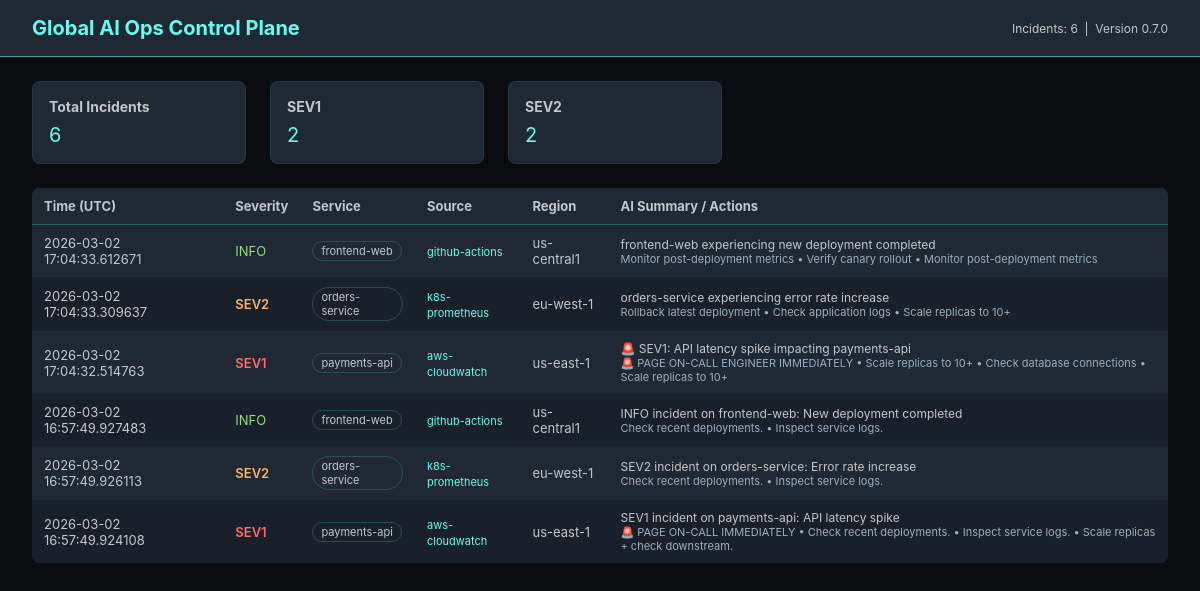
Page /dashboard on the earlier database version.
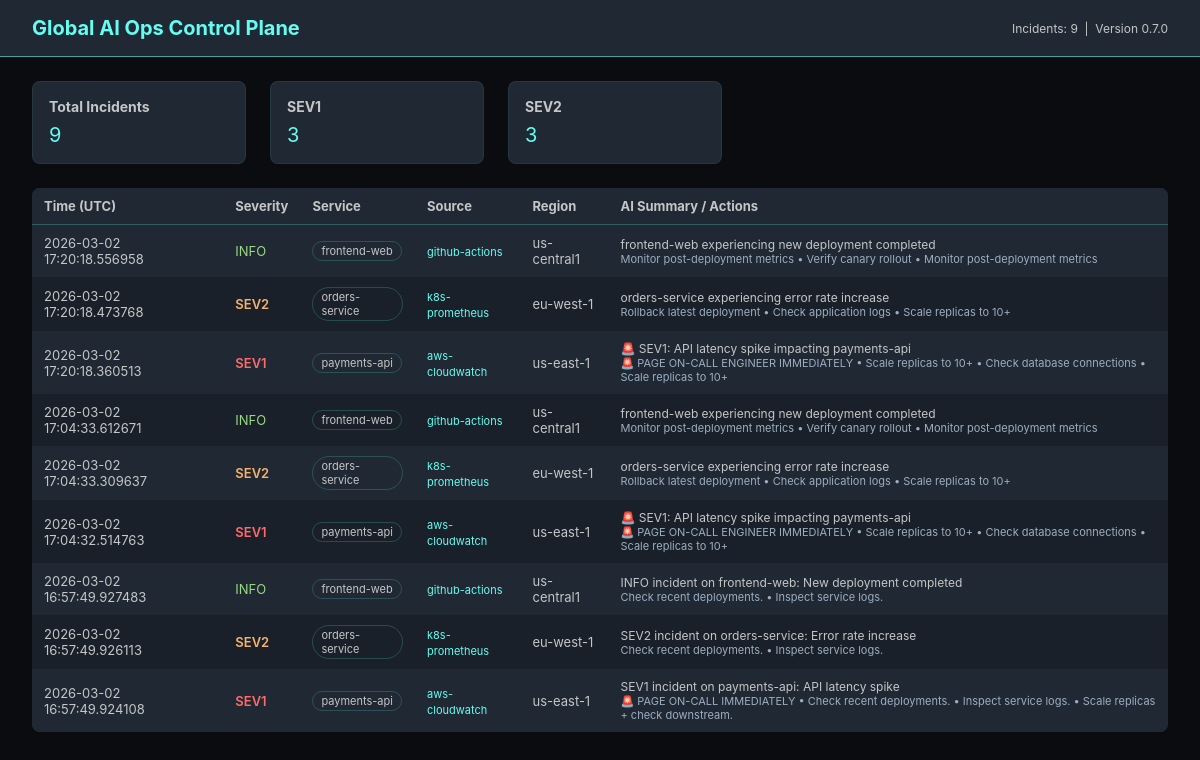
Same page on the later database version.
### tables this page shows
CREATE TABLE incidents (
                id TEXT PRIMARY KEY,
                received_at TEXT,
                source TEXT,
                service TEXT,
                severity TEXT,
                title TEXT,
                details TEXT,
                region TEXT,
                ai_summary TEXT,
                ai_recommended_actions TEXT
            );

### app/main.py (the view)
@app.get("/dashboard", response_class=HTMLResponse)
def dashboard(request: Request):
    incidents = list_incidents()
    stats = get_stats()
    return templates.TemplateResponse(
        "dashboard.html",
        {
            "request": request,
            "incidents": incidents,
            "sev1_count": stats["sev1"],
            "sev2_count": stats["sev2"],
            "total_count": stats["total"],
            "version": app.version,
        },
    )

### app/templates/dashboard.html (shortened to what this page needs)
<!DOCTYPE html>
<html lang="en">
<head>
</head>
<body>
<header>
    <h1>Global AI Ops Control Plane</h1>
    <span>Incidents: {{ incidents|length }} &nbsp;|&nbsp; Version {{ version }}</span>
</header>
<main>
    <section class="summary">
        <div class="summary-card">
            <h2>Total Incidents</h2>
            <p>{{ incidents|length }}</p>
        </div>
        <div class="summary-card">
            <h2>SEV1</h2>
            <p>{{ sev1_count }}</p>
        </div>
        <div class="summary-card">
            <h2>SEV2</h2>
            <p>{{ sev2_count }}</p>
        </div>
    </section>
    <section>
        <table>
            <thead>
                <tr>
                    <th>Time (UTC)</th>
                    <th>Severity</th>
                    <th>Service</th>
                    <th>Source</th>
                    <th>Region</th>
                    <th>AI Summary / Actions</th>
                </tr>
            </thead>
            <tbody>
            {% for inc in incidents %}
                <tr>
                    <td>{{ inc.received_at }}</td>
                    <td>
                        {% set sev = inc.severity.upper() %}
                        {% if sev == "SEV1" %}
                            <span class="sev1">{{ sev }}</span>
                        {% elif sev == "SEV2" %}
                            <span class="sev2">{{ sev }}</span>
                        {% else %}
                            <span class="info">{{ sev }}</span>
                        {% endif %}
                    </td>
                    <td><span class="pill">{{ inc.service }}</span></td>
                    <td><span class="tag">{{ inc.source }}</span></td>
                    <td>{{ inc.region or "-" }}</td>
                    <td>
                        <div class="ai-summary">
                            {{ inc.ai_summary or "AI summary not available" }}
                        </div>
                        {% if inc.ai_recommended_actions %}
                        <div class="ai-actions">
                            {{ inc.ai_recommended_actions | join(" • ") }}
                        </div>
                        {% endif %}
                    </td>
                </tr>
            {% endfor %}
            </tbody>
        </table>
    </section>
</main>
</body>
</html>

### app/templates/dashboard.html (style rules this page uses)
body { background-color: #0b0c10; color: #c5c6c7; font-family: -apple-system, BlinkMacSystemFont, "Segoe UI", sans-serif; margin: 0; padding: 0; }
header { background-color: #1f2833; padding: 16px 32px; display: flex; justify-content: space-between; align-items: center; border-bottom: 1px solid #45a29e; }
header h1 { margin: 0; font-size: 20px; color: #66fcf1; }
header span { font-size: 12px; color: #c5c6c7; }
main { padding: 24px 32px; }
.summary { margin-bottom: 24px; display: flex; gap: 24px; }
.summary-card { background-color: #1f2833; padding: 16px; border-radius: 8px; min-width: 180px; border: 1px solid #45a29e22; }
.summary-card h2 { margin: 0 0 8px 0; font-size: 14px; color: #c5c6c7; }
.summary-card p { margin: 0; font-size: 20px; color: #66fcf1; }
table { width: 100%; border-collapse: collapse; background-color: #1f2833; border-radius: 8px; overflow: hidden; }
thead { background-color: #171b22; }
th, td { padding: 10px 12px; font-size: 13px; }
th { text-align: left; color: #c5c6c7; border-bottom: 1px solid #45a29e44; }
tr:nth-child(even) { background-color: #1a2029; }
tr:nth-child(odd) { background-color: #1f2833; }
.sev1 { color: #ff6b6b; font-weight: 600; }
.sev2 { color: #f6b26b; font-weight: 600; }
.sev3, .info { color: #9ad983; }
.pill { border-radius: 999px; padding: 2px 8px; font-size: 11px; border: 1px solid #45a29e55; display: inline-block; }
.ai-summary { font-size: 12px; color: #c5c6c7; }
.ai-actions { font-size: 11px; color: #9caec1; }
.tag { font-size: 11px; color: #66fcf1; }

Differences in the rows shown:
added incidents: received_at "2026-03-02 17:20:18.556958", severity "INFO", service "frontend-web", source "github-actions", region "us-central1", ai_summary "frontend-web experiencing new deployment completed", ai_recommended_actions "Monitor post-deployment metrics • Verify canary rollout • Monitor post-deployment metrics"
added incidents: received_at "2026-03-02 17:20:18.473768", severity "SEV2", service "orders-service", source "k8s-prometheus", region "eu-west-1", ai_summary "orders-service experiencing error rate increase", ai_recommended_actions "Rollback latest deployment • Check application logs • Scale replicas to 10+"
added incidents: received_at "2026-03-02 17:20:18.360513", severity "SEV1", service "payments-api", source "aws-cloudwatch", region "us-east-1", ai_summary "🚨 SEV1: API latency spike impacting payments-api", ai_recommended_actions "🚨 PAGE ON-CALL ENGINEER IMMEDIATELY • Scale replicas to 10+ • Check database connections • Scale replicas to 10+"
Other differences:
{{ incidents|length }}: "6" → "9"
{{ sev1_count }}: "2" → "3"
{{ sev2_count }}: "2" → "3"
